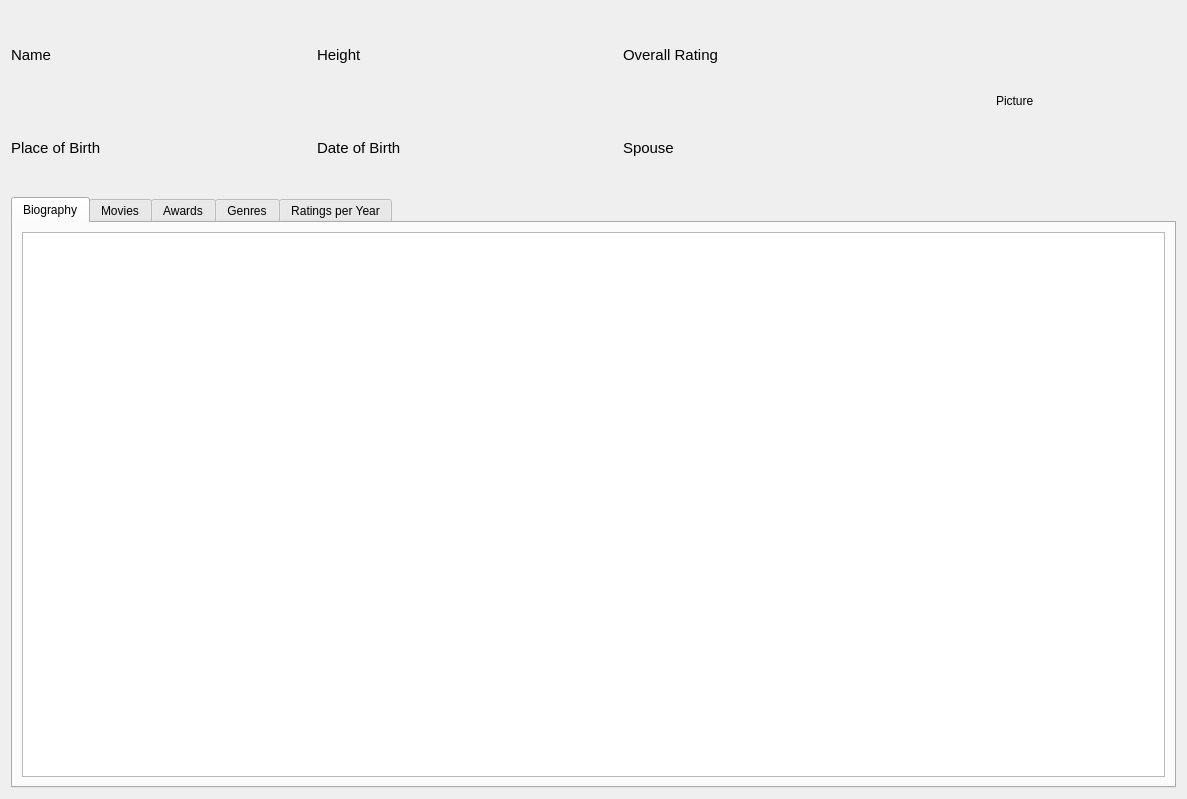
<?xml version="1.0" encoding="UTF-8"?>
<ui version="4.0">
 <class>Actor</class>
 <widget class="QWidget" name="Actor">
  <property name="geometry">
   <rect>
    <x>0</x>
    <y>0</y>
    <width>1187</width>
    <height>799</height>
   </rect>
  </property>
  <property name="minimumSize">
   <size>
    <width>1187</width>
    <height>799</height>
   </size>
  </property>
  <property name="windowTitle">
   <string>Form</string>
  </property>
  <layout class="QVBoxLayout" name="verticalLayout_6">
   <item>
    <layout class="QVBoxLayout" name="verticalLayout">
     <item>
      <layout class="QHBoxLayout" name="horizontalLayout">
       <item>
        <layout class="QVBoxLayout" name="verticalLayout_10">
         <item>
          <layout class="QHBoxLayout" name="horizontalLayout_2">
           <item>
            <widget class="QLabel" name="uiName">
             <property name="minimumSize">
              <size>
               <width>300</width>
               <height>0</height>
              </size>
             </property>
             <property name="font">
              <font>
               <pointsize>11</pointsize>
              </font>
             </property>
             <property name="text">
              <string>Name</string>
             </property>
            </widget>
           </item>
           <item>
            <widget class="QLabel" name="uiHeight">
             <property name="minimumSize">
              <size>
               <width>300</width>
               <height>0</height>
              </size>
             </property>
             <property name="font">
              <font>
               <pointsize>11</pointsize>
              </font>
             </property>
             <property name="text">
              <string>Height</string>
             </property>
            </widget>
           </item>
           <item>
            <widget class="QLabel" name="uiRating">
             <property name="minimumSize">
              <size>
               <width>300</width>
               <height>0</height>
              </size>
             </property>
             <property name="font">
              <font>
               <pointsize>11</pointsize>
              </font>
             </property>
             <property name="text">
              <string>Overall Rating</string>
             </property>
            </widget>
           </item>
          </layout>
         </item>
         <item>
          <layout class="QHBoxLayout" name="horizontalLayout_3">
           <item>
            <widget class="QLabel" name="uiPlace">
             <property name="font">
              <font>
               <pointsize>11</pointsize>
              </font>
             </property>
             <property name="text">
              <string>Place of Birth</string>
             </property>
            </widget>
           </item>
           <item>
            <widget class="QLabel" name="uiDate">
             <property name="font">
              <font>
               <pointsize>11</pointsize>
              </font>
             </property>
             <property name="text">
              <string>Date of Birth</string>
             </property>
            </widget>
           </item>
           <item>
            <widget class="QLabel" name="uiSpouse">
             <property name="font">
              <font>
               <pointsize>11</pointsize>
              </font>
             </property>
             <property name="text">
              <string>Spouse</string>
             </property>
            </widget>
           </item>
          </layout>
         </item>
        </layout>
       </item>
       <item alignment="Qt::AlignRight">
        <widget class="QLabel" name="picture">
         <property name="minimumSize">
          <size>
           <width>180</width>
           <height>180</height>
          </size>
         </property>
         <property name="text">
          <string>Picture</string>
         </property>
        </widget>
       </item>
      </layout>
     </item>
     <item>
      <widget class="QTabWidget" name="Information">
       <property name="currentIndex">
        <number>0</number>
       </property>
       <widget class="QWidget" name="biography">
        <attribute name="title">
         <string>Biography</string>
        </attribute>
        <layout class="QVBoxLayout" name="verticalLayout_2">
         <item>
          <layout class="QVBoxLayout" name="verticalLayout_2">
           <item>
            <widget class="QTextEdit" name="textBiography">
             <property name="minimumSize">
              <size>
               <width>1143</width>
               <height>0</height>
              </size>
             </property>
             <property name="font">
              <font>
               <pointsize>12</pointsize>
              </font>
             </property>
            </widget>
           </item>
          </layout>
         </item>
        </layout>
       </widget>
       <widget class="QWidget" name="movies">
        <attribute name="title">
         <string>Movies</string>
        </attribute>
        <layout class="QVBoxLayout" name="verticalLayout_4">
         <item>
          <layout class="QVBoxLayout" name="verticalLayout_3">
           <item>
            <widget class="QCheckBox" name="checkTop5">
             <property name="text">
              <string>Show top 5 Movies</string>
             </property>
            </widget>
           </item>
           <item>
            <widget class="QTableView" name="tableMovies"/>
           </item>
           <item>
            <widget class="QTextEdit" name="moviePlot">
             <property name="maximumSize">
              <size>
               <width>16777215</width>
               <height>100</height>
              </size>
             </property>
            </widget>
           </item>
          </layout>
         </item>
        </layout>
       </widget>
       <widget class="QWidget" name="awards">
        <attribute name="title">
         <string>Awards</string>
        </attribute>
        <layout class="QVBoxLayout" name="verticalLayout_9">
         <item>
          <layout class="QVBoxLayout" name="verticalLayout_8">
           <item>
            <widget class="QTableView" name="tableAwards"/>
           </item>
          </layout>
         </item>
        </layout>
       </widget>
       <widget class="QWidget" name="genres">
        <property name="accessibleName">
         <string/>
        </property>
        <attribute name="title">
         <string>Genres</string>
        </attribute>
        <layout class="QVBoxLayout" name="verticalLayout_7">
         <item>
          <layout class="QVBoxLayout" name="verticalLayout_5">
           <item>
            <widget class="QTableView" name="tableGenres"/>
           </item>
          </layout>
         </item>
        </layout>
       </widget>
       <widget class="QWidget" name="rating">
        <attribute name="title">
         <string>Ratings per Year</string>
        </attribute>
        <layout class="QVBoxLayout" name="verticalLayout_14">
         <item>
          <layout class="QVBoxLayout" name="verticalLayout_13">
           <item>
            <widget class="QTableView" name="tableRating"/>
           </item>
          </layout>
         </item>
        </layout>
       </widget>
      </widget>
     </item>
    </layout>
   </item>
  </layout>
 </widget>
 <resources/>
 <connections/>
</ui>
